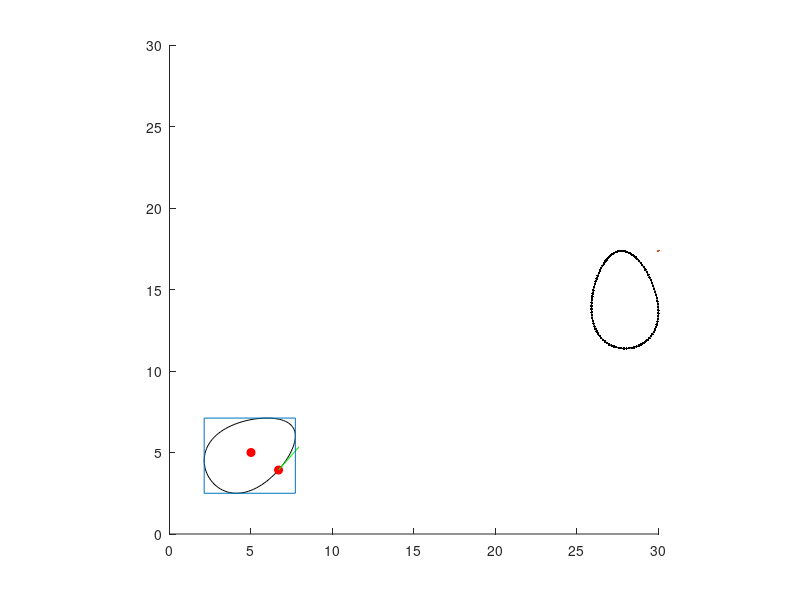

MATLAB code to generate this figure:
function eggxample01()
    egg_params = struct();
    egg_params.a = 3; egg_params.b = 2; egg_params.c = .15;
    x0 = 5; y0 = 5; theta = pi/6;
    hold on; axis equal; axis square
    axis([0,10,0,10])
    %plot the origin of the egg frame
    plot(x0,y0,'ro','markerfacecolor','r');
    %compute the perimeter of the egg
    [V_list, ~] = egg_func(linspace(0,1,100),x0,y0,theta,egg_params);
    %plot the perimeter of the egg
    plot(V_list(1,:),V_list(2,:),'k');
    %compute a single point along the egg (s=.8)
    %as well as the tangent vector at that point
    [V_single, G_single] = egg_func(.8,x0,y0,theta,egg_params);
    %plot this single point on the egg
    plot(V_single(1),V_single(2),'ro','markerfacecolor','r');
    %plot this tangent vector on the egg
    vector_scaling = .1;
    tan_vec_x = [V_single(1),V_single(1)+vector_scaling*G_single(1)];
    tan_vec_y = [V_single(2),V_single(2)+vector_scaling*G_single(2)];
    plot(tan_vec_x,tan_vec_y,'g')

    [xmin, xmax, ymin, ymax] = find_bounding_box(x0, y0, theta, egg_params);
    plot([xmin,xmax,xmax,xmin,xmin],[ymin,ymin,ymax,ymax,ymin])

    [tg, tw] = collision_func(@egg_trajectory01, egg_params, 0.0, 30.0);
    %fprintf('t_ground = %.4f, t_wall = %.4f\n', tg, tw);

    %Short example demonstrating how to create a MATLAB animation
    %In this case, a square moving along an elliptical path
    %Define the coordinates of the square vertices (in its own frame)
    %set up the plotting axis
    hold on; axis equal; axis square
    axis([0,30,0,30])
    %initialize the plot of the square
    egg_plot = plot(0,0,'k');
    %iterate through time

    if tg<tw
        t_final=tg;
    else
        t_final=tw;
    end

    for t=0:.001:t_final
        %compute the position of the square's center (travelling along ellipse)
        [position_x, position_y,new_theta]=egg_trajectory01(t);
        [V_list, ~] = egg_func(linspace(0,1,100),position_x,position_y,new_theta,egg_params);
        %update the coordinates of the square plot
        set(egg_plot,'xdata',V_list(1,:),'ydata',V_list(2,:));
        %update the actual plotting window
        drawnow;
    end
    [~, x_max_final,~,y_max_final]=find_bounding_box(position_x,position_y,new_theta,egg_params);
    if t_final==tg
        plot(x_max_final,y_max_final)
    else
        plot(x_max_final,y_max_final)
    end
end


function [xmin, xmax, ymin, ymax] = find_bounding_box(x0, y0, theta, egg_params)
    egg_wrapper_func2_x= @(s_in)egg_wrapper_func1_x(s_in, x0, y0, theta, egg_params);
    egg_wrapper_func2_y= @(s_in)egg_wrapper_func1_y(s_in, x0, y0, theta, egg_params);
    s_guess_list = 0:0.2:1;
    dxtol=1e-14; ytol=1e-14; max_iter=200; dfdxmin = 1e-8;
    x_list=[];
    y_list=[];
    for s_guess = s_guess_list
        s_rootx=fzero(egg_wrapper_func2_x, s_guess);
        [V,~]=egg_func(s_rootx, x0, y0, theta, egg_params);
        x_list(end+1)=V(1);
        s_rooty=fzero(egg_wrapper_func2_y, s_guess);
        [V,~]=egg_func(s_rooty, x0, y0, theta, egg_params);
        y_list(end+1)=V(2);
    end
    xmin=min(x_list);
    xmax=max(x_list);
    ymin=min(y_list);
    ymax=max(y_list);
end

function Gx = egg_wrapper_func1_x(s, x0, y0, theta, egg_params)
    [~, G] = egg_func(s, x0, y0, theta, egg_params);
    Gx=G(1);
end
function Gy = egg_wrapper_func1_y(s, x0, y0, theta, egg_params)
    [~, G] = egg_func(s, x0, y0, theta, egg_params);
    Gy=G(2);
end

function [x0,y0,theta] = egg_trajectory01(t)
x0 = 7*t + 8;
y0 = -6*t.^2 + 20*t + 6;
theta = 5*t;
end

function [t_ground,t_wall] = collision_func(traj_fun, egg_params, y_ground, x_wall)
    g_ground = @(t) ymin_at_t(t) - y_ground;  
    g_wall   = @(t) xmax_at_t(t) - x_wall;    

    t_ground = time_finder(g_ground, 0);
    t_wall   = time_finder(g_wall,   0);

    function val = ymin_at_t(t)
        [x0,y0,theta] = traj_fun(t);
        [~, ~, ymin, ~] = find_bounding_box(x0, y0, theta, egg_params);
        val = ymin;
    end
    function val = xmax_at_t(t)
        [x0,y0,theta] = traj_fun(t);
        [~, xmax, ~, ~] = find_bounding_box(x0, y0, theta, egg_params);
        val = xmax;
    end

    function t_hit = time_finder(g, t0)
        tL = t0; gL = g(t0);
        dt = 0.1;   
        tR = tL + dt; gR = g(tR);     
        while sign(gL)*sign(gR) > 0
            tL = tR; gL = gR;
            dt = dt*2;
            tR = tR + dt;
            gR = g(tR);
        end
        t_hit = fzero(g, [tL tR]);
    end
end



function [V, G] = egg_func(s,x0,y0,theta,egg_params)
    a=egg_params.a; b=egg_params.b; c=egg_params.c;
    x = a*cos(2*pi*s); f = exp(-c*x/2); y = b*sin(2*pi*s).*f;
    dx = -2*pi*a*sin(2*pi*s); df = (-c/2)*f.*dx; dy = 2*pi*b*cos(2*pi*s).*f + b*sin(2*pi*s).*df;
    R = [cos(theta),-sin(theta);sin(theta),cos(theta)];
    V = R*[x;y]+[x0*ones(1,length(theta));y0*ones(1,length(theta))];
    G = R*[dx;dy];
end
